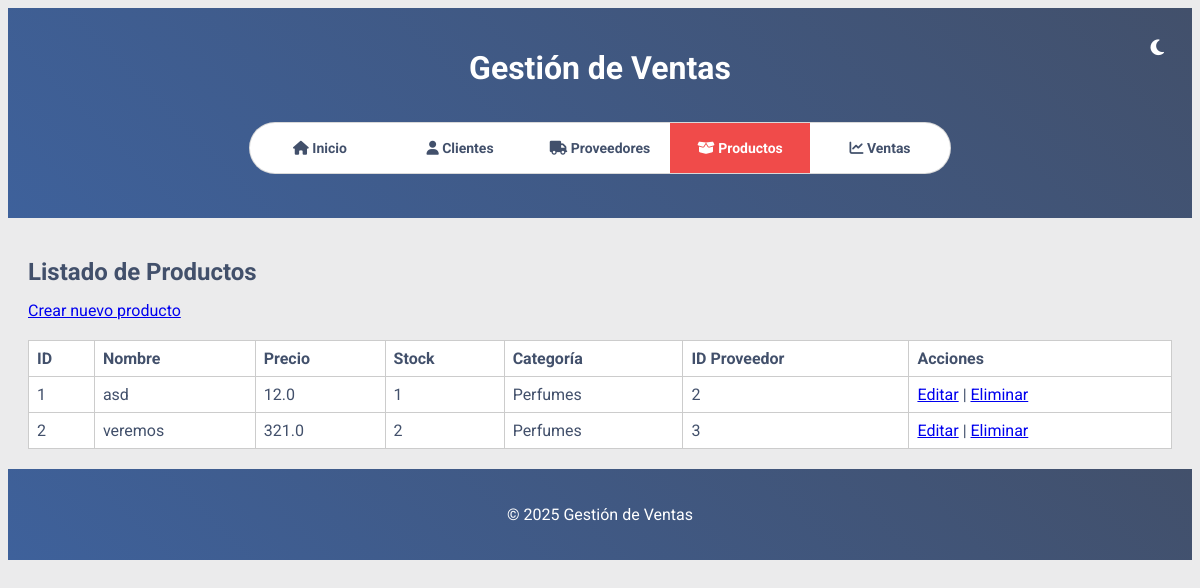
The app's page /productos/lista, older data.
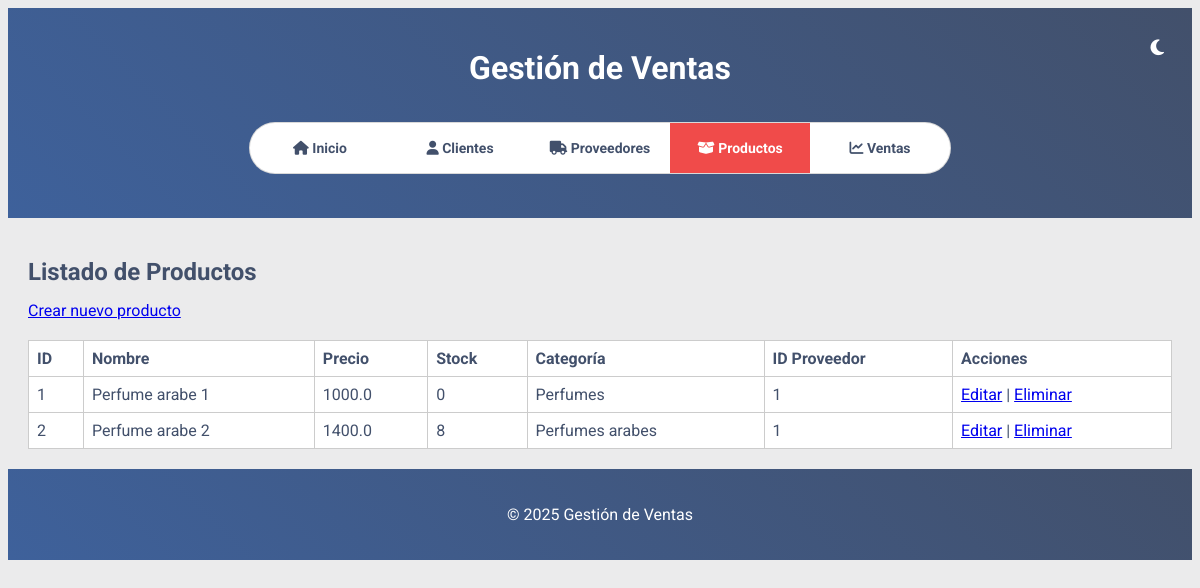
The same page, newer data.
### models/producto.py (models this page shows, shortened)
class Producto(db.Model):
    __tablename__ = 'productos'
    id = db.Column(db.Integer, primary_key=True)
    name = db.Column(db.String(50), nullable=False)
    precio = db.Column(db.Float, nullable=True)
    stock = db.Column(db.Integer, nullable=True)
    categoria = db.Column(db.String(50), nullable=False)
    proveedor_id = db.Column(db.Integer, db.ForeignKey('proveedores.id'), nullable=False)

### routes/productos.py (the view)
@bp.route('/lista', methods=['GET'])
def lista_productos():
    productos = get_all_productos()
    return render_template('productos/lista.html', productos=productos)

### services/productos_service.py (called while the page is built)
def get_all_productos():
    return Producto.query.all()

### templates/productos/lista.html (shortened to what this page needs)
{% extends "base.html" %}
{% block content %}
<h2>Listado de Productos</h2>
<a href="{{ url_for('productos.crear_producto_view') }}">Crear nuevo producto</a>
<table>
  <thead>
    <tr>
      <th>ID</th>
      <th>Nombre</th>
      <th>Precio</th>
      <th>Stock</th>
      <th>Categoría</th>
      <th>ID Proveedor</th>
      <th>Acciones</th>
    </tr>
  </thead>
  <tbody>
    {% for p in productos %}
    <tr>
      <td>{{ p.id }}</td>
      <td>{{ p.name }}</td>
      <td>{{ p.precio }}</td>
      <td>{{ p.stock }}</td>
      <td>{{ p.categoria }}</td>
      <td>{{ p.proveedor_id }}</td>
      <td>
        <a href="{{ url_for('productos.editar_producto_view', id=p.id) }}">Editar</a> |
        <a href="{{ url_for('productos.eliminar_producto_view', id=p.id) }}">Eliminar</a>
      </td>
    </tr>
    {% endfor %}
  </tbody>
</table>
{% endblock %}

### templates/base.html (shortened to what this page needs)
<!DOCTYPE html>
<html lang="es">
<head>
  <link rel="stylesheet" href="https://cdnjs.cloudflare.com/ajax/libs/font-awesome/6.4.0/css/all.min.css">
  <link rel="stylesheet" href="https://cdnjs.cloudflare.com/ajax/libs/toastr.js/latest/toastr.min.css">
  <link rel="stylesheet" href="{{ url_for('static', filename='styles.css') }}">
</head>
<body>
  <header>
    <h1>Gestión de Ventas</h1>
    <button id="toggleTheme" aria-label="Alternar modo oscuro" class="theme-toggle">
      <i class="fa-solid fa-moon"></i>
    </button>
    <nav aria-label="Menú principal">
      <div class="radio-input">
        <label for="radio1"><i class="fa-solid fa-house"></i> Inicio</label>
        <label for="radio2"><i class="fa-solid fa-user"></i> Clientes</label>
        <label for="radio3"><i class="fa-solid fa-truck"></i> Proveedores</label>
        <label for="radio4"><i class="fa-solid fa-box-open"></i> Productos</label>
        <label for="radio5"><i class="fa-solid fa-chart-line"></i> Ventas</label>
      </div>
    </nav>
  </header>
  <main>
    {% block content %}{% endblock %}
  </main>
  <footer>
    <p>&copy; 2025 Gestión de Ventas</p>
  </footer>
</body>
</html>

### static/styles.css (style rules this page uses)
:root { --color-dark-blue: #42506b; --color-red: #f04b4a; --color-mid-blue: #3e619b; --color-light: #ebebec; --font-family: 'Roboto', sans-serif; }
body { font-family: var(--font-family); background-color: var(--color-light); color: var(--color-dark-blue); transition: background-color 0.3s ease, color 0.3s ease; }
header, footer { background: linear-gradient(45deg, var(--color-mid-blue), var(--color-dark-blue)); color: #fff; text-align: center; padding: 20px; }
.theme-toggle { background: transparent; border: none; color: #fff; font-size: 18px; cursor: pointer; position: absolute; top: 20px; right: 20px; }
.radio-input { position: relative; width: 700px; margin: 20px auto; border-radius: 9999px; border: 1px solid rgba(0, 0, 0, 0.15); background-color: #fff; font-size: 0; display: inline-block; overflow: hidden; }
.radio-input label { display: inline-block; width: 20%; height: 50px; line-height: 50px; text-align: center; vertical-align: middle; color: var(--color-dark-blue); font-size: 14px; font-weight: bold; cursor: pointer; transition: background-color 0.3s, transform 0.3s, color 0.3s; box-sizing: border-box; }
#radio1:checked+label, #radio2:checked+label, #radio3:checked+label, #radio4:checked+label, #radio5:checked+label { background-color: var(--color-red); color: #fff; }
main { padding: 20px; }
table { width: 100%; border-collapse: collapse; margin-top: 20px; background-color: #fff; }
table, th, td { border: 1px solid #ccc; }
th, td { padding: 8px; text-align: left; }
button, input[type="submit"], input[type="button"] { background-color: var(--color-red); color: var(--color-light); border: none; padding: 10px 16px; cursor: pointer; font-weight: bold; margin-top: 8px; border-radius: 4px; }
h1, h2, h3 { margin-bottom: 15px; }

Row changes from the older to the newer data that the page shows:
changed Producto "Perfumes": name "asd" → "Perfume arabe 1"; precio "12.0" → "1000.0"; stock "1" → "0"; proveedor_id "2" → "1"
changed Producto id 2: name "veremos" → "Perfume arabe 2"; precio "321.0" → "1400.0"; stock "2" → "8"; categoria "Perfumes" → "Perfumes arabes"; proveedor_id "3" → "1"
